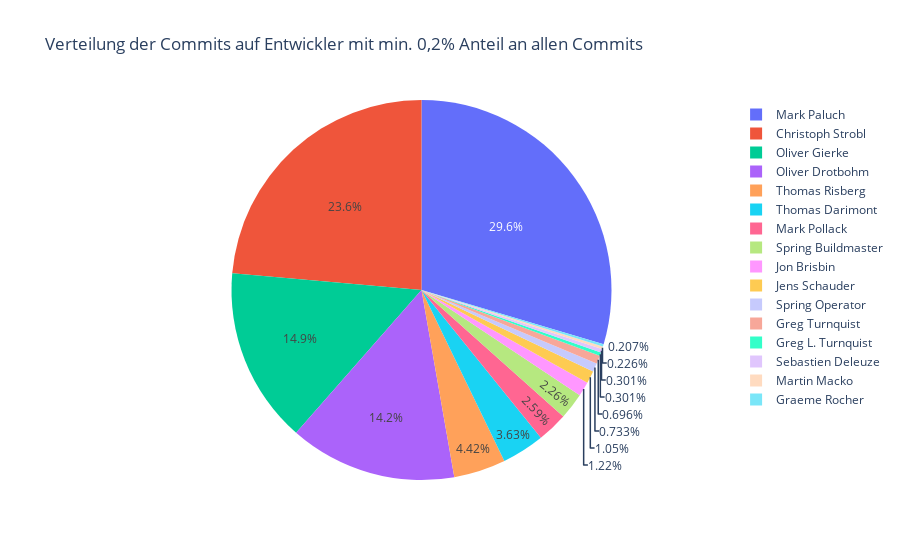

The cell this chart's notebook holds for it:
### Code cell
commitsPerAuthor = %cypher MATCH (a:Author)-[:COMMITTED]->(c:Commit), \
                                 (c)-[:CONTAINS_CHANGE]->(:Change)-[:MODIFIES]->(file:File) \
                           WHERE NOT c:Merge \
                           WITH a, count(DISTINCT c) AS Commits \
                           WHERE Commits > 1 \
                           RETURN a.name as Entwickler, Commits \
                           ORDER BY Commits DESC LIMIT 16
                            

commitsPerAuthor_df = commitsPerAuthor.get_dataframe()

fig = px.pie(commitsPerAuthor_df, values='Commits', names='Entwickler', title='Verteilung der Commits auf Entwickler (mit min. 0,2% Anteil an allen Commits)')
fig.show()

### Figure 1 — Plotly figure (JSON) as saved in the notebook; plotly's stock layout.template omitted (floating-point values rounded to 4 significant figures)
{"data": [{"domain": {"x": [0, 1], "y": [0, 1]}, "hovertemplate": "Entwickler=%{label}<br>Commits=%{value}<extra></extra>", "labels": ["Mark Paluch", "Christoph Strobl", "Oliver Gierke", "Oliver Drotbohm", "Thomas Risberg", "Thomas Darimont", "Mark Pollack", "Spring Buildmaster", "Jon Brisbin", "Jens Schauder", "Spring Operator", "Greg Turnquist", "Greg L. Turnquist", "Sebastien Deleuze", "Martin Macko", "Graeme Rocher"], "legendgroup": "", "name": "", "showlegend": true, "type": "pie", "values": [1574, 1255, 794, 757, 235, 193, 138, 120, 65, 56, 39, 37, 16, 16, 12, 11]}], "layout": {"legend": {"tracegroupgap": 0}, "title": {"text": "Verteilung der Commits auf Entwickler mit min. 0,2% Anteil an allen Commits"}}}
